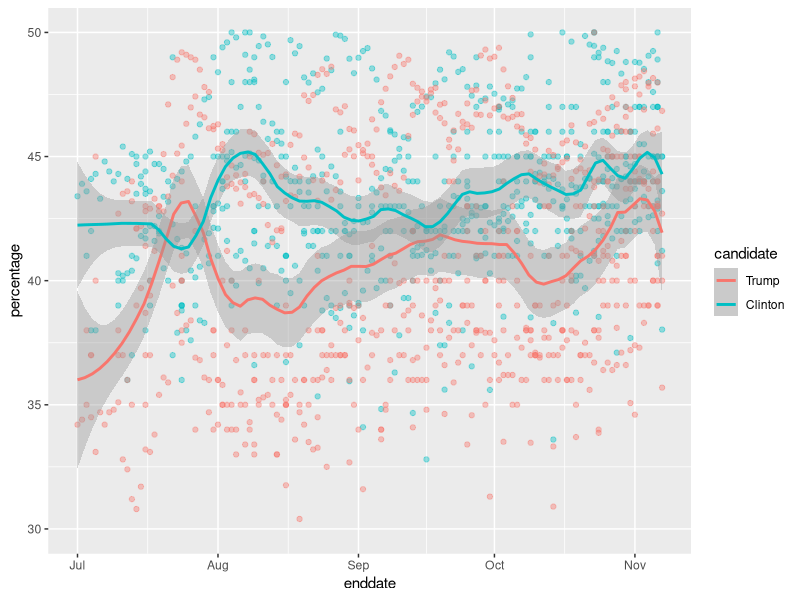

R code for this plot:
library(tidyverse)
library(dslabs)
polls_us_election_2016 %>%
  filter(state == "U.S." & enddate >= "2016-07-01") %>%
  select(enddate, pollster, rawpoll_clinton, rawpoll_trump) %>%
  rename(Clinton = rawpoll_clinton, Trump = rawpoll_trump) %>%
  gather(candidate, percentage, -enddate, -pollster) %>%
  mutate(candidate = factor(candidate, levels = c("Trump", "Clinton"))) %>%
  group_by(pollster) %>%
  filter(n() >= 10) %>%
  ungroup() %>%
  ggplot(aes(enddate, percentage, color = candidate)) +
  geom_point(show.legend = FALSE, alpha = 0.4) +
  geom_smooth(method = "loess", span = 0.15) +
  scale_y_continuous(limits = c(30, 50))
